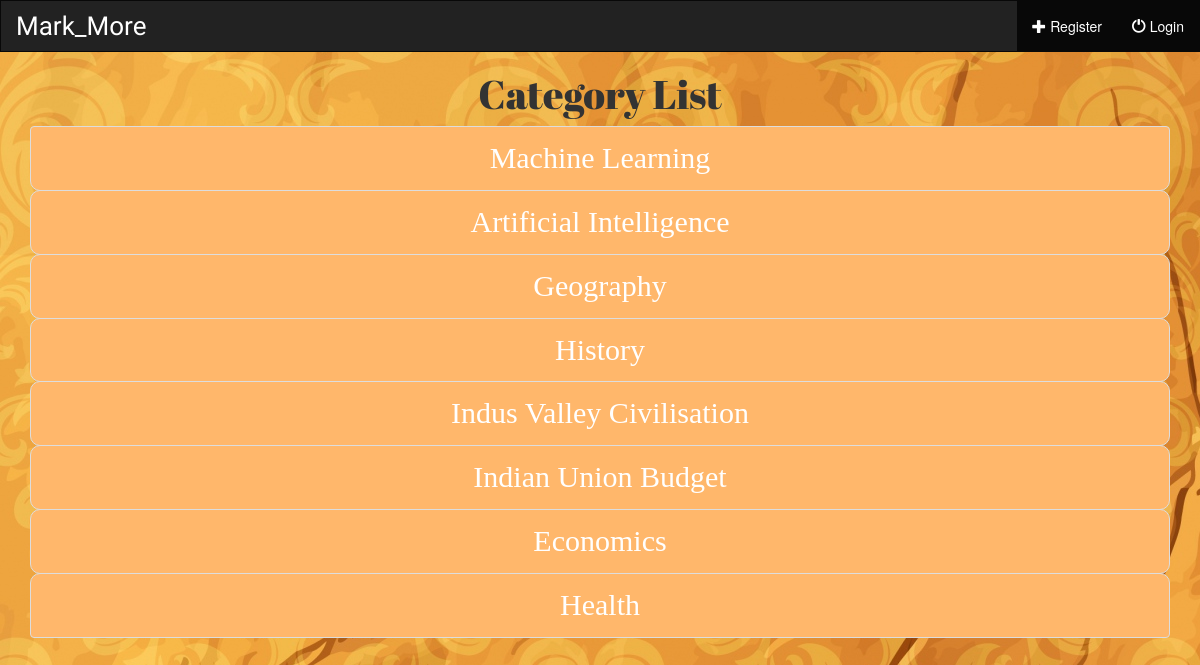
The app's page /account/browse, older data.
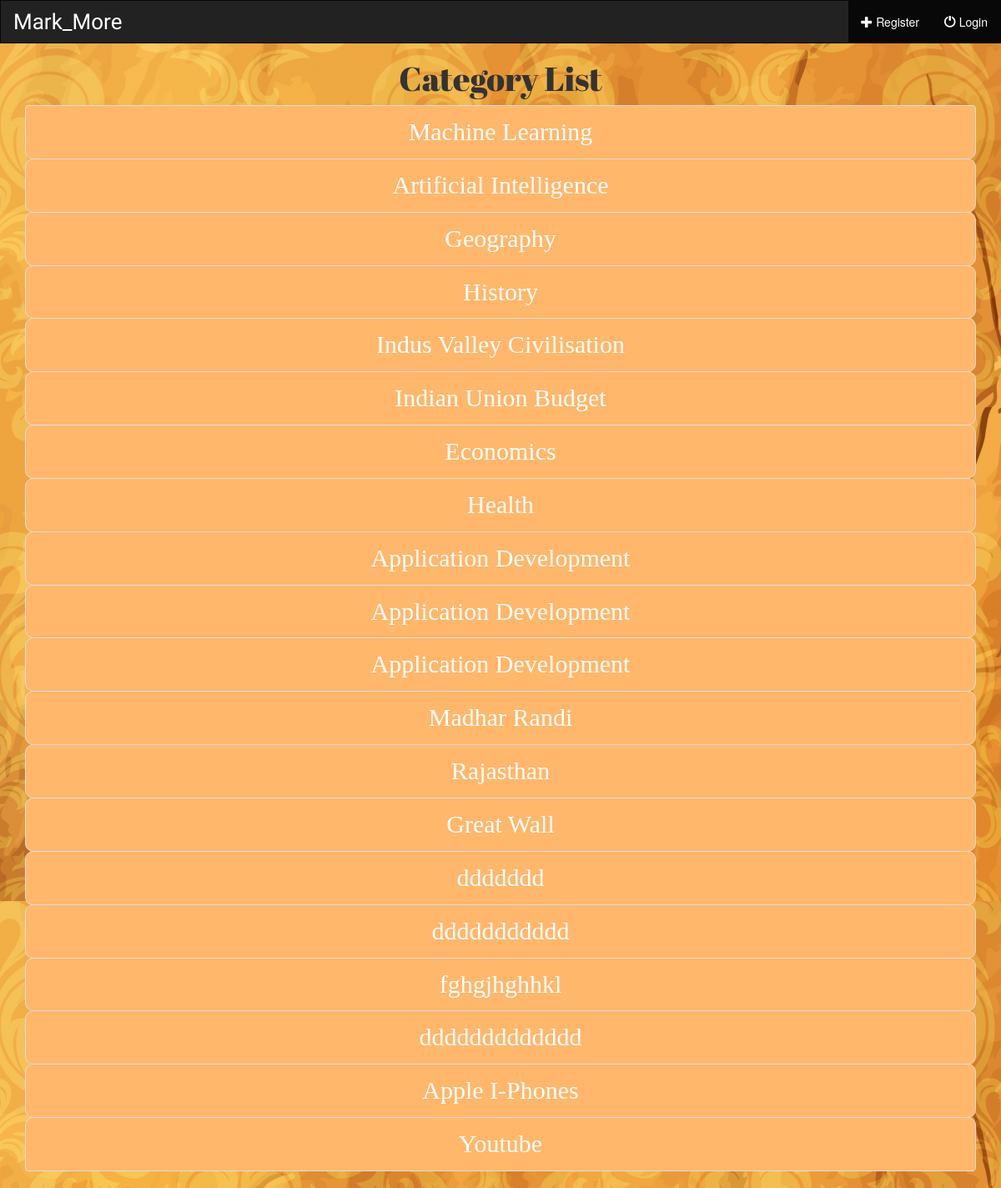
The same page, newer data.
### accounts/models.py (models this page shows, shortened)
class Category(models.Model):
    category_name = models.CharField(max_length=200)

### accounts/views.py (the view)
def browse(request):
    all_categorys = Category.objects.all()
    context = {'all_categorys':all_categorys}
    return render(request, 'accounts/browse.html', context)

### templates/accounts/browse.html
{% extends 'base.html' %}
{% block head %}
{% load static%}
<link rel="stylesheet" type="text/css" href="{% static 'accounts/style.css' %}" />
{% endblock %}
{% block body %}
    <h1 class="text-center" style="font-family: 'Abril Fatface', cursive;
    font-size: 40px;">Category List</h1>
    <div class="list-group">
     <div class="container list1">
    {% for category in all_categorys %}
        <a href="/account/{{ category.id }}/" class="list-group-item " >{{ category.category_name }} </a>
    {% endfor %}
         </div>
      </div>
{% endblock %}

### templates/base.html (shortened to what this page needs)
<!DOCTYPE html>
<html>
<head>
    <link rel="stylesheet" href="https://maxcdn.bootstrapcdn.com/bootstrap/3.3.7/css/bootstrap.min.css">
{%block head%}{%endblock%}
</head>
<body>
{% if user.is_authenticated %}
<nav class="navbar navbar-inverse">
  <div class="container-fluid">
      <div class="navbar-header">
           <button type="button" class="navbar-toggle" data-toggle= "collapse" data-target = "#topNavBar">
            <span class="icon-bar"></span>
               <span class="icon-bar"></span>
               <span class="icon-bar"></span>
           </button>
      <a class="navbar-brand" href="/account/" style="font-family:'Satisfy' , cursive; font-size: 26px; color: white">Mark_More</a>
      </div>
      <div class="collapse navbar-collapse id = 'topNavBar">
    <ul class="nav navbar-nav">
        <li class="active"><a href="/account"><span class="glyphicon glyphicon-home" aria-hidden="true"></span>&nbsp;Home</a> </li>
    </ul>
          <ul class="nav navbar-nav">
        <li class="active"><a href="/account/browse"><span class="glyphicon glyphicon-search" aria-hidden="true"></span>&nbsp;Browse</a> </li>
         </ul>
    <form class="navbar-form navbar-left" role="search" method = get action="#">
        <div class="form-group">
            <input type="text" class="form-control" name="q" value="">
            <button type="submit" class="btn btn-default">Search</button>
        </div>
    </form>
    <ul class="nav navbar-nav navbar-right">
        <li class="active"><a href="/account/category/add"><span class="glyphicon glyphicon-plus" aria-hidden="true"></span>&nbsp;Add Stuff</a> </li>
        <li class="active"><a href="/account/logout"><span class="glyphicon glyphicon-off" aria-hidden="true"></span>&nbsp;Logout</a> </li>
    </ul>
</div>
  </div>
    </nav>
{% else %}
<nav class="navbar navbar-inverse">
  <div class="container-fluid">
      <div class="navbar-header">
      <a class="navbar-brand" href="" style="font-family:'Satisfy' , cursive; font-size: 26px; color: white">Mark_More</a>
      </div>
    <ul class="nav navbar-nav navbar-right">
           <li class="active"><a href="/account/register"><span class="glyphicon glyphicon-plus" aria-hidden="true"></span>&nbsp;Register</a> </li>
         <li class="active"><a href="/account/login"><span class="glyphicon glyphicon-off" aria-hidden="true"></span>&nbsp;Login</a> </li>
    </ul>
</div>
    </nav>
{% endif %}
{%block body%}
{%endblock%}
</body>
</html>

### accounts/static/accounts/style.css (style rules this page uses)
body { background-image: url("images/background3.jpg"); }
.navbar { border-radius: 0; }
.navbar-brand { font-family: 'Satisfy' , cursive; }
.list1 a { text-align: center; font-size: 30px; background-color:#ffb76b; border-radius: 10px; color: white; font-family:'Andale Mono' , cursive }

Row changes from the older to the newer data that the page shows:
added Category: category_name "Application Development"
added Category: category_name "Application Development"
added Category: category_name "Application Development"
added Category: category_name "Madhar Randi"
added Category: category_name "Rajasthan"
added Category: category_name "Great Wall"
added Category: category_name "ddddddd"
added Category: category_name "ddddddddddd"
added Category: category_name "fghgjhghhkl"
added Category: category_name "ddddddddddddd"
added Category: category_name "Apple I-Phones"
added Category: category_name "Youtube"
